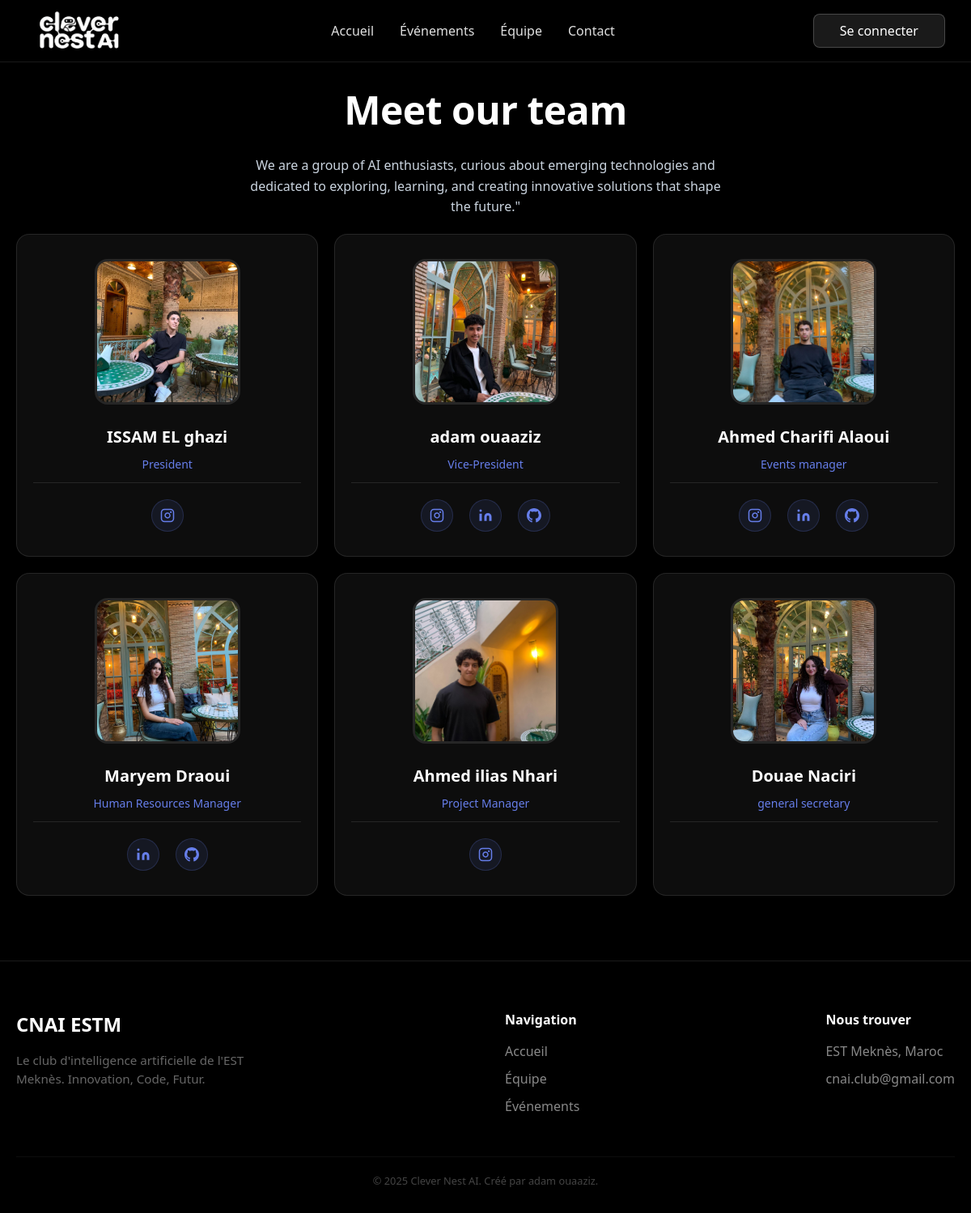
Page /team/ on the committed database.
### membres/models.py (models this page shows)
class TeamMember(models.Model):
    nom = models.CharField(max_length=100)
    prenom = models.CharField(max_length=100)
    poste = models.CharField(max_length=100)
    photo = models.ImageField(upload_to='team/')
    bio = models.TextField(blank=True, null=True)
    instagram = models.URLField(blank=True, null=True)
    linkedin = models.URLField(blank=True, null=True)
    github = models.URLField(blank=True, null=True)
    email = models.EmailField(blank=True, null=True)
    ordre = models.IntegerField(default=0)
    actif = models.BooleanField(default=True)
    date_creation = models.DateTimeField(auto_now_add=True)

### membres/views.py (the view)
# urls.py: path('team/', views.team, name='team'),
def team(request):
    members = TeamMember.objects.filter(actif=True)
    return render(request, 'membres/team.html', {'members': members, 'is_member': get_is_member(request)})

### membres/views.py (called while the page is built)
def get_is_member(request):
    return request.user.is_authenticated or 'membre_id' in request.session

### membres/templates/membres/team.html (shortened to what this page needs)
{% extends 'membres/base.html' %}
{% load static %}
{% block content %}
<section class="team-section">
    <div class="team-container">
        <div class="team-header">
            <h1>Meet our team</h1>
            <p>We are a group of AI enthusiasts, curious about emerging technologies and dedicated to exploring, learning, and creating innovative solutions that shape the future."</p>
        </div>
        <div class="team-grid">
            {% for member in members %}
            <div class="team-card">
                <div class="member-photo">
                    {% if member.photo %}
                        <img src="{{ member.photo.url }}" alt="{{ member.prenom }} {{ member.nom }}">
                    {% else %}
                        <div class="placeholder-photo">
                            <span>{{ member.prenom|slice:":1" }}{{ member.nom|slice:":1" }}</span>
                        </div>
                    {% endif %}
                </div>
                <div class="member-info">
                    <h3>{{ member.prenom }} {{ member.nom }}</h3>
                    <p class="member-role">{{ member.poste }}</p>
                </div>
                <div class="social-links">
                    {% if member.instagram %}
                        <a href="{{ member.instagram }}" target="_blank" title="Instagram">
                            <svg viewBox="0 0 24 24" fill="currentColor">
                                <rect x="2" y="2" width="20" height="20" rx="5" ry="5" fill="none" stroke="currentColor" stroke-width="2"/>
                                <path d="M16 11.37A4 4 0 1112.63 8 4 4 0 0116 11.37z" fill="none" stroke="currentColor" stroke-width="2"/>
                                <circle cx="17.5" cy="6.5" r="1.5" fill="currentColor"/>
                            </svg>
                        </a>
                    {% endif %}
                    {% if member.linkedin %}
                        <a href="{{ member.linkedin }}" target="_blank" title="LinkedIn">
                            <svg viewBox="0 0 24 24" fill="currentColor">
                                <path d="M16 8a6 6 0 016 6v7h-4v-7a2 2 0 00-2-2 2 2 0 00-2 2v7h-4v-7a6 6 0 016-6zM2 9h4v12H2z"/>
                                <circle cx="4" cy="4" r="2"/>
                            </svg>
                        </a>
                    {% endif %}
                    {% if member.github %}
                        <a href="{{ member.github }}" target="_blank" title="GitHub">
                        </a>
                    {% endif %}
                </div>
            </div>
            {% endfor %}
        </div>
    </div>
</section>
{% endblock %}

### membres/static/membres/css/hero.css (style rules this page uses)
.team-section { background: #000000; padding: 100px 20px 80px 20px; min-height: 100vh; }
.team-container { max-width: 1200px; margin: 0 auto; }
.team-header { text-align: center; margin-bottom: 20px; }
.team-header h1 { font-size: 48px; font-weight: 700; color: white; margin-bottom: 20px; letter-spacing: -0.5px; }
.team-header p { font-size: 16px; color: #cbd5e0; max-width: 600px; margin: 0 auto; line-height: 1.6; }
.team-grid { display: grid; grid-template-columns: repeat(auto-fit, minmax(300px, 1fr)); gap: 20px; margin-top: 0; }
.team-card { background: rgba(255, 255, 255, 0.05); border: 1px solid rgba(255, 255, 255, 0.1); border-radius: 16px; padding: 30px 20px; text-align: center; transition: all 0.3s ease; backdrop-filter: blur(10px); }
.member-photo { margin-bottom: 25px; display: flex; justify-content: center; align-items: center; }
.member-photo img { width: 180px; height: 180px; border-radius: 16px; object-fit: cover; border: 3px solid rgba(255, 255, 255, 0.1); transition: transform 0.3s ease; }
.member-info h3 { font-size: 20px; font-weight: 600; color: white; margin-bottom: 8px; }
.member-role { font-size: 14px; color: #667eea; font-weight: 500; margin-bottom: 12px; }
.social-links { display: flex; justify-content: center; align-items: center; gap: 20px; padding-top: 20px; border-top: 1px solid rgba(255, 255, 255, 0.1); }
.social-links a { display: flex; align-items: center; justify-content: center; width: 40px; height: 40px; border-radius: 50%; background: rgba(102, 126, 234, 0.1); color: #667eea; transition: all 0.3s ease; border: 1px solid rgba(102, 126, 234, 0.2); }
.social-links svg { width: 18px; height: 18px; }

### membres/static/membres/css/navbar.css (style rules this page uses)
* { margin: 0; padding: 0; box-sizing: border-box; }

### membres/templates/membres/base.html (style rules this page uses)
body { background: radial-gradient(circle at top left, #1a1a2e, #000000 60%); min-height: 100vh; }

### rows in the picture
TeamMember: photo (picture), prenom "ISSAM", nom "EL ghazi", poste "President"
TeamMember: photo (picture), prenom "adam", nom "ouaaziz", poste "Vice-President"
TeamMember: photo (picture), prenom "Ahmed", nom "Charifi Alaoui", poste "Events manager"
TeamMember: photo (picture), prenom "Maryem", nom "Draoui", poste "Human Resources Manager"
TeamMember: photo (picture), prenom "Ahmed ilias", nom "Nhari", poste "Project Manager"
TeamMember: photo (picture), prenom "Douae", nom "Naciri", poste "general secretary"
